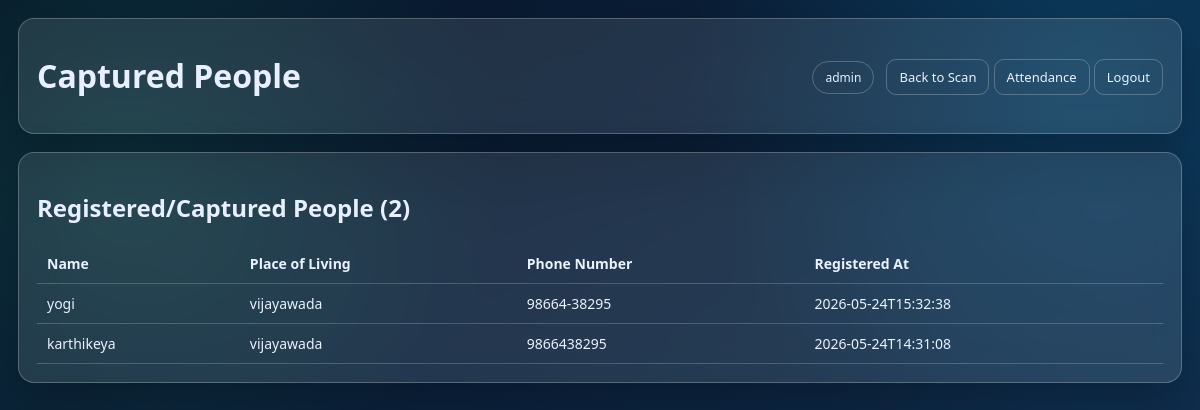
The app's page /admin/people (signed in) with its own data.
### tables this page shows
CREATE TABLE people (
            id INTEGER PRIMARY KEY AUTOINCREMENT,
            name TEXT NOT NULL,
            place TEXT NOT NULL,
            phone TEXT UNIQUE NOT NULL,
            embedding_key TEXT UNIQUE NOT NULL,
            created_at TEXT NOT NULL
        );

### app.py (the view)
@app.route("/admin/people")
@login_required(role="admin")
def admin_people():
    people = list_people()
    return render_template("captured_people.html", username=session.get("username"), people=people)

### app.py (called while the page is built)
def login_required(role=None):
    def decorator(func):
        @wraps(func)
        def wrapper(*args, **kwargs):
            if "user_id" not in session:
                return redirect(url_for("login"))
            if role and session.get("role") != role:
                return redirect(url_for("home"))
            return func(*args, **kwargs)
        return wrapper
    return decorator

### utils/database.py (called while the page is built)
def get_connection():
    conn = sqlite3.connect(DB_PATH, timeout=10, check_same_thread=False)
    conn.row_factory = sqlite3.Row
    conn.execute("PRAGMA busy_timeout=10000;")
    return conn

def list_people():
    conn = get_connection()
    try:
        cur = conn.cursor()
        cur.execute(
            """
            SELECT id, name, place, phone, created_at
            FROM people
            ORDER BY created_at DESC
            """
        )
        rows = [dict(r) for r in cur.fetchall()]
    finally:
        conn.close()
    return rows

### templates/captured_people.html (shortened to what this page needs)
<!DOCTYPE html>
<html lang="en">
<head>
  <link rel="stylesheet" href="/static/style.css">
</head>
<body>
  <header class="topbar glass">
    <h1>Captured People</h1>
    <div>
      <span class="chip">{{ username }}</span>
      <a class="btn-link" href="/admin/scan">Back to Scan</a>
      <a class="btn-link" href="/admin/attendance">Attendance</a>
      <a class="btn-link" href="/logout">Logout</a>
    </div>
  </header>
  <main class="attendance-grid">
    <section class="card glass" style="grid-column: 1 / -1;">
      <h2>Registered/Captured People ({{ people|length }})</h2>
      <table>
        <thead>
          <tr>
            <th>Name</th>
            <th>Place of Living</th>
            <th>Phone Number</th>
            <th>Registered At</th>
          </tr>
        </thead>
        <tbody>
          {% for p in people %}
          <tr>
            <td>{{ p.name }}</td>
            <td>{{ p.place }}</td>
            <td>{{ p.phone }}</td>
            <td>{{ p.created_at }}</td>
          </tr>
          {% endfor %}
        </tbody>
      </table>
    </section>
  </main>
</body>
</html>

### static/style.css (style rules this page uses)
:root { --bg-1: #071428; --bg-2: #123456; --surface: rgba(255, 255, 255, 0.1); --surface-solid: #f7fafc; --line: rgba(255, 255, 255, 0.24); --ink: #e8f0ff; --ink-dark: #1d2a36; --muted: #9bb0cc; --brand: #25c38b; --brand-2: #08a1e3; --danger: #ff6b6b; }
* { box-sizing: border-box; }
body { margin: 0; min-height: 100vh; font-family: "Aptos", "Segoe UI", sans-serif; color: var(--ink); background: radial-gradient(circle at 10% 20%, rgba(37, 195, 139, 0.16), transparent 30%), radial-gradient(circle at 90% 10%, rgba(8, 161, 227, 0.2), transparent 30%), linear-gradient(145deg, var(--bg-1), var(--bg-2)); }
.glass { backdrop-filter: blur(18px); background: var(--surface); border: 1px solid var(--line); box-shadow: 0 20px 46px rgba(4, 12, 26, 0.38); }
.role-switch a, .btn-link { text-decoration: none; color: #eaf2ff; border: 1px solid var(--line); border-radius: 10px; padding: 8px 12px; font-size: 13px; }
.topbar { margin: 18px; border-radius: 16px; padding: 14px 18px; display: flex; justify-content: space-between; align-items: center; }
.main-container, .register-layout, .attendance-grid { padding: 0 18px 18px; display: grid; gap: 16px; }
.register-layout, .attendance-grid { grid-template-columns: 1fr 1.2fr; }
.left-panel, .right-panel, .card { border-radius: 16px; padding: 18px; }
table { width: 100%; border-collapse: collapse; color: #eaf2ff; }
th, td { border-bottom: 1px solid rgba(255,255,255,0.2); text-align: left; padding: 10px; font-size: 14px; }
.chip { border: 1px solid var(--line); border-radius: 99px; padding: 7px 12px; font-size: 12px; margin-right: 8px; }

### records on screen
people: name "yogi", place "vijayawada", phone "98664-38295", created_at "2026-05-24T15:32:38"
people: name "karthikeya", place "vijayawada", phone "9866438295", created_at "2026-05-24T14:31:08"

### other values on screen
{{ username }} "admin"
{{ people|length }} "2"
